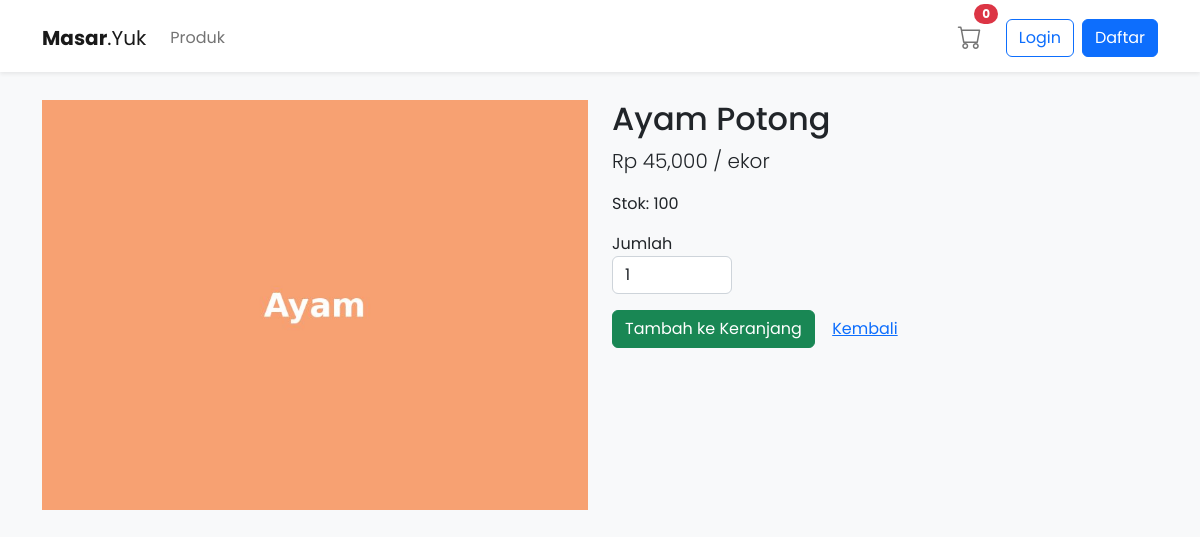
Screenshot of /product.php?id=1 with the database file from the repository.
### tables this page shows
CREATE TABLE IF NOT EXISTS products (
  id INT AUTO_INCREMENT PRIMARY KEY,
  name VARCHAR(150) NOT NULL,
  price INT NOT NULL,
  unit VARCHAR(50),
  stock INT DEFAULT 0,
  image VARCHAR(255),
  created_at TIMESTAMP DEFAULT CURRENT_TIMESTAMP
);

### product.php (the view, shortened to what this page needs)
<?php
include 'header.php';
include 'navbar.php';
$id = intval($_GET['id'] ?? 0);
$stmt = $mysqli->prepare('SELECT * FROM products WHERE id = ?');
$stmt->bind_param('i', $id);
$stmt->execute();
$p = $stmt->get_result()->fetch_assoc();
?>
<div class="container py-4">
  <div class="row">
    <div class="col-md-6"><img src="<?php echo $p['image']; ?>" class="img-fluid" alt=""></div>
    <div class="col-md-6">
      <h2><?php echo htmlspecialchars($p['name']); ?></h2>
      <p class="lead">Rp <?php echo number_format($p['price']); ?> / <?php echo $p['unit']; ?></p>
      <p>Stok: <?php echo $p['stock']; ?></p>
      <div class="mb-3"><label>Jumlah</label><input id="qty" type="number" value="1" min="1" max="<?php echo $p['stock']; ?>" class="form-control" style="width:120px;"></div>
      <button id="buy" class="btn btn-success">Tambah ke Keranjang</button>
      <a class="btn btn-link" href="http://localhost/masar/index.php">Kembali</a>
    </div>
  </div>
</div>
<?php include 'footer.php'; ?>

### styles.css (style rules this page uses)
* { box-sizing: border-box; }
[class*="col-"] { float: left; }
body { font-family: "Poppins", sans-serif; background-color: rgb(209, 209, 209); }
@media screen and (min-width: 994px) { .form-control { width: 600px; } }

### header.php (style rules this page uses)
body { background:#f8f9fa;padding-top:76px; }

### rows the page displays
products: image (picture), name "Ayam Potong", price "45,000", unit "ekor", stock "100"

### other values shown
$cart_count "0"
